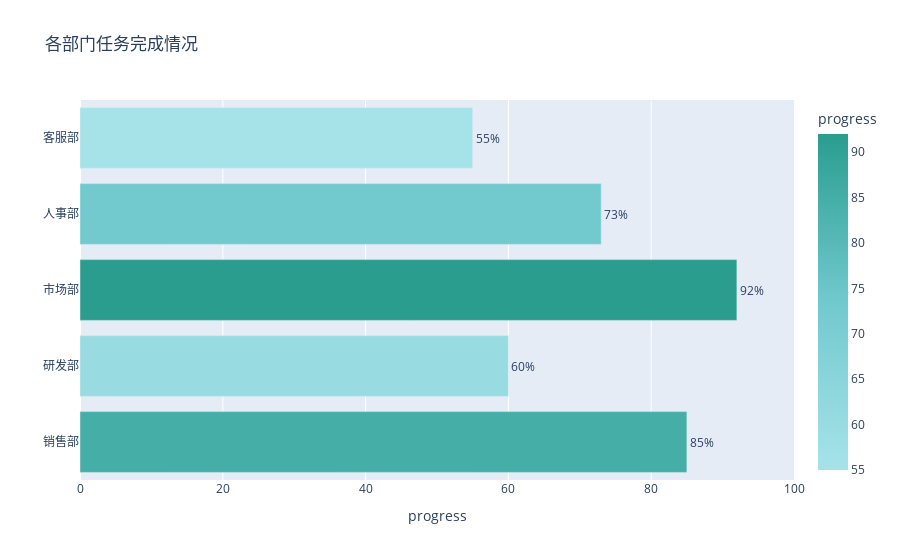

The notebook cell saved with this chart:
### Code cell
import plotly.express as px
import pandas as pd

data = pd.DataFrame({
    'department': ['销售部', '研发部', '市场部', '人事部', '客服部'],
    'progress': [85, 60, 92, 73, 55]
})

fig = px.bar(
    data,
    x='progress',
    y='department',
    orientation='h',
    text='progress',
    color='progress',
    color_continuous_scale=['#a6e3e9', '#71c9ce', '#2a9d8f'],
    title='各部门任务完成情况'
)
fig.update_traces(texttemplate='%{text}%', textposition='outside')
fig.update_layout(xaxis=dict(range=[0,100]), yaxis_title=None)
fig.show()

### Figure 1 — Plotly figure (JSON) as saved in the notebook; plotly's stock layout.template omitted (floating-point values rounded to 4 significant figures)
{"data": [{"alignmentgroup": "True", "hovertemplate": "progress=%{marker.color}<br>department=%{y}<extra></extra>", "legendgroup": "", "marker": {"color": [85, 60, 92, 73, 55], "coloraxis": "coloraxis", "pattern": {"shape": ""}}, "name": "", "offsetgroup": "", "orientation": "h", "showlegend": false, "text": [85, 60, 92, 73, 55], "textposition": "outside", "texttemplate": "%{text}%", "type": "bar", "x": [85, 60, 92, 73, 55], "xaxis": "x", "y": ["销售部", "研发部", "市场部", "人事部", "客服部"], "yaxis": "y"}], "layout": {"barmode": "relative", "coloraxis": {"colorbar": {"title": {"text": "progress"}}, "colorscale": [[0, "#a6e3e9"], [0.5, "#71c9ce"], [1, "#2a9d8f"]]}, "legend": {"tracegroupgap": 0}, "title": {"text": "各部门任务完成情况"}, "xaxis": {"anchor": "y", "domain": [0, 1], "range": [0, 100], "title": {"text": "progress"}}, "yaxis": {"anchor": "x", "domain": [0, 1], "title": {}}}}
